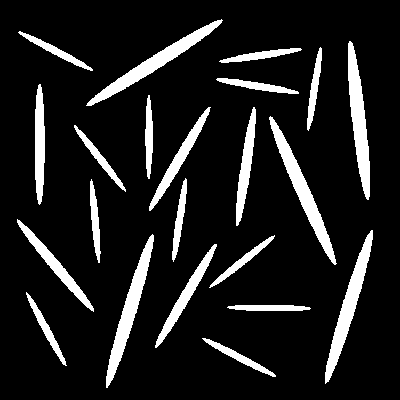
%> input picture Assignment 6/elliptical-blobs-small.tif, 400 x 400 px
$ octave P_10.m   (GNU Octave 9; MATLAB toolbox functions it lacks are replaced by stand-ins)
%> lines starting %> are read from the running program, lines starting %| are printed output that depends on the picture; in (x1, y1, x2, y2) boxes, pixels count from 0 and x2, y2 are one past the last pixel; in counts of white or black regions, pixels touching at a corner belong together; the program's own positions count from 1
### Assignment 6/morphoReconDilate4e.m
function [RD,k]= morphoReconDilate4e(F,G,B)
%Marker -- F -- Contains the start point for reconstruction
%Mask -- G --Constrains (conditions) the reconstruction
%Structuring element -- B

D=imdilate(F,B);
RD=D & G;
k=1;
%Till Convergence
while (~isequal(RD,F))
    F=RD;
    D=imdilate(RD,B);
    RD=D & G;
    k=k+1;
end

### Assignment 6/morphoOpenbyRecon4e.m
function [OR,k]= morphoOpenbyRecon4e(MARKER, MASK)
%Mask given as input here is F
%Marker given as input here is the eroded version of F
B=ones(3,3);
[OR,k]= morphoReconDilate4e(MARKER,MASK,B);

### Assignment 6/P_10.m
clc;
clear all;
f=imread("elliptical-blobs-small.tif"); %Mask
%> f: size 400x400 logical; 12.1% white; 22 white regions, largest, box (x1, y1, x2, y2) and area: (269, 116, 337, 265) 1745, (86, 19, 223, 106) 1728, (348, 41, 370, 200) 1728
subplot(2,2,1)
imshow(f)
title("Original Image")

SE = strel('disk',6);
O=imerode(f,SE);    %Marker
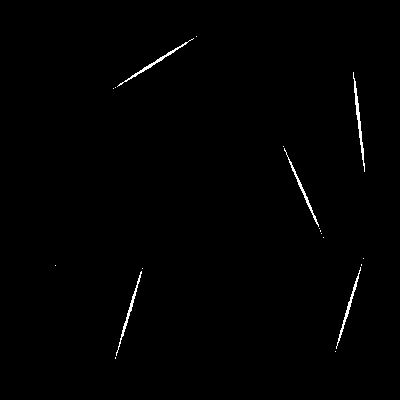
%> O: size 400x400 logical; 0.64% white in thin lines or dots, all inside (x1, y1, x2, y2) = (55, 36, 365, 359)
subplot(2,2,2)
imshow(O)
title("Eroded Image")

[OR,k]= morphoOpenbyRecon4e(O,f);
%> in morphoReconDilate4e, `D=imdilate(F,B);`:
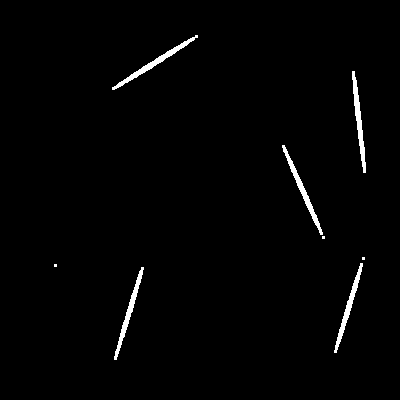
%> D: size 400x400 logical; 1.4% white; 8 white regions (3 under 20 px), largest, box (x1, y1, x2, y2) and area: (112, 35, 198, 90) 482, (352, 71, 366, 173) 468, (282, 145, 323, 235) 450, (114, 267, 144, 360) 436, (334, 263, 363, 353) 428
%> the loop in morphoReconDilate4e, `while (~isequal(RD,F))` made 46 passes
%> pass 1, in morphoReconDilate4e, `D=imdilate(RD,B);`:
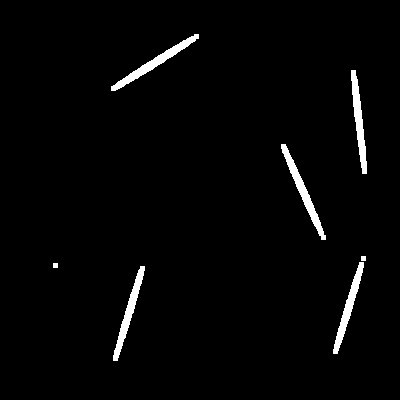
%> D: size 400x400 logical; 2.3% white; 7 white regions, largest, box (x1, y1, x2, y2) and area: (111, 34, 199, 91) 768, (281, 144, 326, 240) 738, (351, 70, 367, 174) 704
%> pass 2, in morphoReconDilate4e, `D=imdilate(RD,B);`:
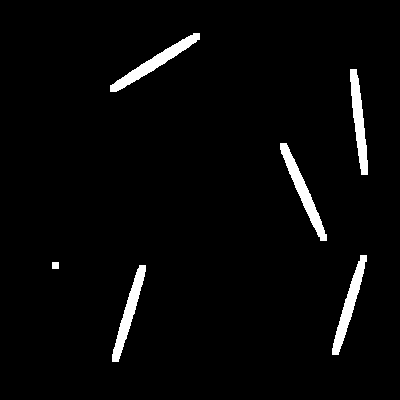
%> D: size 400x400 logical; 3.1% white; 6 white regions, box (x1, y1, x2, y2) and area: (110, 33, 200, 92) 1062, (280, 143, 327, 241) 1024, (332, 255, 367, 355) 964, (350, 69, 368, 175) 948, (112, 265, 146, 362) 944, (52, 262, 59, 269) 49
%> pass 3, in morphoReconDilate4e, `D=imdilate(RD,B);`:
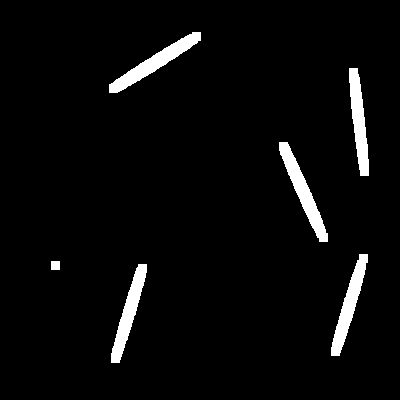
%> D: size 400x400 logical; 4% white; 6 white regions, box (x1, y1, x2, y2) and area: (109, 32, 201, 93) 1364, (279, 142, 328, 242) 1318, (331, 254, 368, 356) 1238, (111, 264, 147, 363) 1210, (349, 68, 369, 176) 1200, (51, 261, 60, 270) 81
%> in morphoOpenbyRecon4e, `[OR,k]= morphoReconDilate4e(MARKER,MASK,B);`:
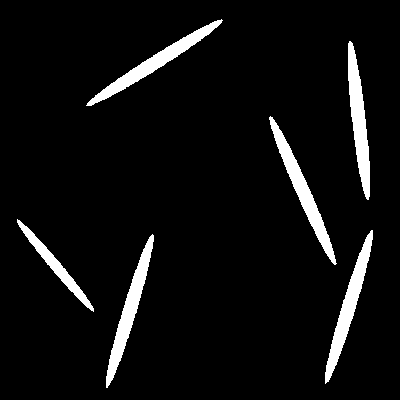
%> OR: size 400x400 logical; 6% white; 6 white regions, box (x1, y1, x2, y2) and area: (269, 116, 337, 265) 1745, (86, 19, 223, 106) 1728, (348, 41, 370, 200) 1728, (325, 230, 373, 384) 1726, (106, 234, 154, 388) 1719, (17, 219, 94, 312) 979
%> in morphoOpenbyRecon4e, `[OR,k]= morphoReconDilate4e(MARKER,MASK,B);`: k = 47
%> k = 47
subplot(2,2,3)
imshow(OR)
title("Resultant Image")
